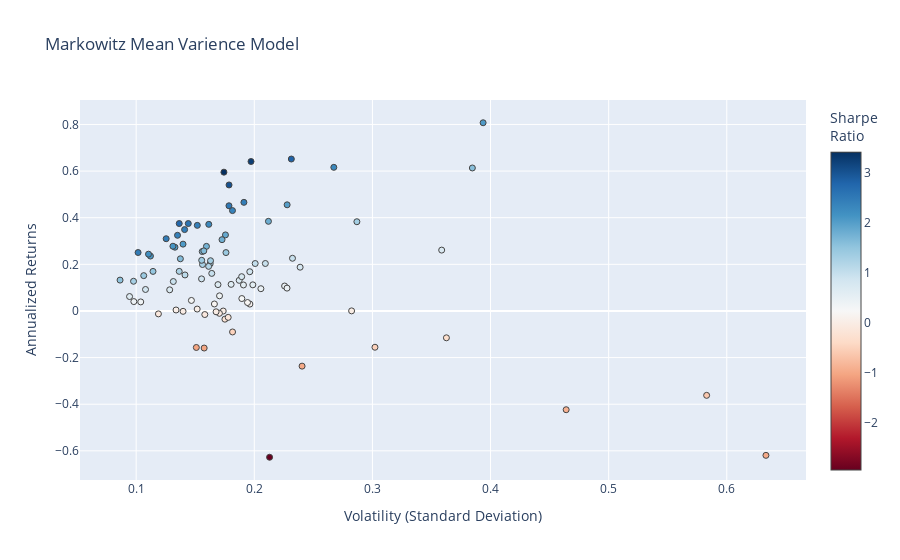

The code cell stored with this chart in its notebook:
### Code cell
hover_texts = [
    f"{ticker} <br>Volatility: {vol:.2f} <br>Returns: {ret:.2%} <br>Sharpe Ratio: {sr:.2f}"
    for ticker, vol, ret, sr in zip(names, volatility, annualized_returns, sharpe_ratios)
]

fig = go.Figure(data=go.Scatter(
    x=volatility, 
    y=annualized_returns, 
    mode='markers',
    hoverinfo='text',
    hovertext=hover_texts,
    marker=dict(color=sharpe_ratios, colorscale = 'RdBu', size=6, line=dict(width=1), colorbar=dict(title="Sharpe<br>Ratio")
    )
))

fig.update_layout(
    title='Markowitz Mean Varience Model',
    xaxis_title='Volatility (Standard Deviation)',
    yaxis_title='Annualized Returns',
)

fig.show()

### Figure 1 — Plotly figure (JSON) as saved in the notebook; plotly's stock layout.template omitted (floating-point values rounded to 4 significant figures)
{"data": [{"hoverinfo": "text", "hovertext": ["MA_Close <br>Volatility: 0.14 <br>Returns: 37.50% <br>Sharpe Ratio: 2.60", "NVDA_Close <br>Volatility: 0.39 <br>Returns: 80.73% <br>Sharpe Ratio: 2.05", "ABBV_Close <br>Volatility: 0.18 <br>Returns: 54.05% <br>Sharpe Ratio: 3.03", "RMD_Close <br>Volatility: 0.20 <br>Returns: 20.34% <br>Sharpe Ratio: 1.01", "GIS_Close <br>Volatility: 0.17 <br>Returns: -0.03% <br>Sharpe Ratio: -0.00", "CAT_Close <br>Volatility: 0.20 <br>Returns: 64.11% <br>Sharpe Ratio: 3.25", "JPM_Close <br>Volatility: 0.16 <br>Returns: 19.92% <br>Sharpe Ratio: 1.28", "MCD_Close <br>Volatility: 0.14 <br>Returns: 37.50% <br>Sharpe Ratio: 2.75", "GILD_Close <br>Volatility: 0.19 <br>Returns: 5.32% <br>Sharpe Ratio: 0.28", "QCOM_Close <br>Volatility: 0.24 <br>Returns: 18.78% <br>Sharpe Ratio: 0.79", "VZ_Close <br>Volatility: 0.17 <br>Returns: 11.30% <br>Sharpe Ratio: 0.67", "NKE_Close <br>Volatility: 0.23 <br>Returns: 10.70% <br>Sharpe Ratio: 0.47", "UNH_Close <br>Volatility: 0.14 <br>Returns: 34.90% <br>Sharpe Ratio: 2.48", "EMR_Close <br>Volatility: 0.16 <br>Returns: 20.27% <br>Sharpe Ratio: 1.25", "K_Close <br>Volatility: 0.18 <br>Returns: -9.01% <br>Sharpe Ratio: -0.50", "CSCO_Close <br>Volatility: 0.16 <br>Returns: 16.11% <br>Sharpe Ratio: 0.98", "VRTX_Close <br>Volatility: 0.38 <br>Returns: 61.33% <br>Sharpe Ratio: 1.59", "ABT_Close <br>Volatility: 0.14 <br>Returns: 28.67% <br>Sharpe Ratio: 2.05", "BMY_Close <br>Volatility: 0.18 <br>Returns: 11.41% <br>Sharpe Ratio: 0.63", "GS_Close <br>Volatility: 0.20 <br>Returns: 2.94% <br>Sharpe Ratio: 0.15", "SO_Close <br>Volatility: 0.12 <br>Returns: -1.26% <br>Sharpe Ratio: -0.11", "HON_Close <br>Volatility: 0.10 <br>Returns: 25.07% <br>Sharpe Ratio: 2.47", "MS_Close <br>Volatility: 0.20 <br>Returns: 16.83% <br>Sharpe Ratio: 0.86", "ORCL_Close <br>Volatility: 0.19 <br>Returns: 13.13% <br>Sharpe Ratio: 0.70", "PFE_Close <br>Volatility: 0.11 <br>Returns: 9.22% <br>Sharpe Ratio: 0.85", "GE_Close <br>Volatility: 0.21 <br>Returns: -62.75% <br>Sharpe Ratio: -2.95", "BA_Close <br>Volatility: 0.17 <br>Returns: 59.54% <br>Sharpe Ratio: 3.42", "LLY_Close <br>Volatility: 0.15 <br>Returns: 4.51% <br>Sharpe Ratio: 0.31", "RTX_Close <br>Volatility: 0.14 <br>Returns: 16.98% <br>Sharpe Ratio: 1.24", "IBM_Close <br>Volatility: 0.16 <br>Returns: -15.90% <br>Sharpe Ratio: -1.01", "WFC_Close <br>Volatility: 0.17 <br>Returns: 6.48% <br>Sharpe Ratio: 0.38", "BABA_Close <br>Volatility: 0.27 <br>Returns: 61.61% <br>Sharpe Ratio: 2.30", "MSFT_Close <br>Volatility: 0.15 <br>Returns: 36.72% <br>Sharpe Ratio: 2.42", "CPB_Close <br>Volatility: 0.24 <br>Returns: -23.67% <br>Sharpe Ratio: -0.98", "BIIB_Close <br>Volatility: 0.23 <br>Returns: 9.80% <br>Sharpe Ratio: 0.43", "V_Close <br>Volatility: 0.13 <br>Returns: 30.98% <br>Sharpe Ratio: 2.47", "HD_Close <br>Volatility: 0.14 <br>Returns: 32.45% <br>Sharpe Ratio: 2.40", "BAC_Close <br>Volatility: 0.21 <br>Returns: 20.36% <br>Sharpe Ratio: 0.97", "GOOG_Close <br>Volatility: 0.16 <br>Returns: 27.71% <br>Sharpe Ratio: 1.74", "SYK_Close <br>Volatility: 0.16 <br>Returns: 21.73% <br>Sharpe Ratio: 1.40", "PEP_Close <br>Volatility: 0.10 <br>Returns: 12.73% <br>Sharpe Ratio: 1.30", "SAP_Close <br>Volatility: 0.14 <br>Returns: 22.38% <br>Sharpe Ratio: 1.63", "NFLX_Close <br>Volatility: 0.29 <br>Returns: 38.28% <br>Sharpe Ratio: 1.33", "AAPL_Close <br>Volatility: 0.18 <br>Returns: 25.04% <br>Sharpe Ratio: 1.42", "SRE_Close <br>Volatility: 0.13 <br>Returns: 0.42% <br>Sharpe Ratio: 0.03", "PYPL_Close <br>Volatility: 0.23 <br>Returns: 65.17% <br>Sharpe Ratio: 2.82", "KR_Close <br>Volatility: 0.36 <br>Returns: -11.51% <br>Sharpe Ratio: -0.32", "TMO_Close <br>Volatility: 0.16 <br>Returns: 21.55% <br>Sharpe Ratio: 1.32", "TXN_Close <br>Volatility: 0.16 <br>Returns: 37.14% <br>Sharpe Ratio: 2.30", "DUK_Close <br>Volatility: 0.09 <br>Returns: 6.18% <br>Sharpe Ratio: 0.66", "CRM_Close <br>Volatility: 0.16 <br>Returns: 25.48% <br>Sharpe Ratio: 1.63", "REGN_Close <br>Volatility: 0.28 <br>Returns: 0.03% <br>Sharpe Ratio: 0.00", "CVX_Close <br>Volatility: 0.14 <br>Returns: 15.44% <br>Sharpe Ratio: 1.09", "T_Close <br>Volatility: 0.18 <br>Returns: -3.53% <br>Sharpe Ratio: -0.20", "GOOGL_Close <br>Volatility: 0.16 <br>Returns: 25.77% <br>Sharpe Ratio: 1.64", "MRK_Close <br>Volatility: 0.15 <br>Returns: -15.66% <br>Sharpe Ratio: -1.04", "KO_Close <br>Volatility: 0.09 <br>Returns: 13.24% <br>Sharpe Ratio: 1.53", "CMCSA_Close <br>Volatility: 0.21 <br>Returns: 9.55% <br>Sharpe Ratio: 0.46", "AEP_Close <br>Volatility: 0.11 <br>Returns: 15.15% <br>Sharpe Ratio: 1.42", "ISRG_Close <br>Volatility: 0.19 <br>Returns: 46.59% <br>Sharpe Ratio: 2.44", "EW_Close <br>Volatility: 0.23 <br>Returns: 22.60% <br>Sharpe Ratio: 0.97", "ZBH_Close <br>Volatility: 0.19 <br>Returns: 3.62% <br>Sharpe Ratio: 0.19", "DE_Close <br>Volatility: 0.18 <br>Returns: 45.12% <br>Sharpe Ratio: 2.53", "BTI_Close <br>Volatility: 0.19 <br>Returns: 11.15% <br>Sharpe Ratio: 0.58", "BSX_Close <br>Volatility: 0.17 <br>Returns: -1.01% <br>Sharpe Ratio: -0.06", "PM_Close <br>Volatility: 0.14 <br>Returns: -0.16% <br>Sharpe Ratio: -0.01", "AMGN_Close <br>Volatility: 0.17 <br>Returns: -0.36% <br>Sharpe Ratio: -0.02", "UA_Close <br>Volatility: 0.46 <br>Returns: -42.37% <br>Sharpe Ratio: -0.91", "JNJ_Close <br>Volatility: 0.11 <br>Returns: 16.97% <br>Sharpe Ratio: 1.49", "PG_Close <br>Volatility: 0.10 <br>Returns: 4.02% <br>Sharpe Ratio: 0.41", "SYY_Close <br>Volatility: 0.16 <br>Returns: 19.12% <br>Sharpe Ratio: 1.19", "INTC_Close <br>Volatility: 0.18 <br>Returns: 32.63% <br>Sharpe Ratio: 1.86", "META_Close <br>Volatility: 0.17 <br>Returns: 30.58% <br>Sharpe Ratio: 1.77", "ETN_Close <br>Volatility: 0.16 <br>Returns: 13.76% <br>Sharpe Ratio: 0.89", "GM_Close <br>Volatility: 0.19 <br>Returns: 14.71% <br>Sharpe Ratio: 0.78", "ADBE_Close <br>Volatility: 0.23 <br>Returns: 45.54% <br>Sharpe Ratio: 2.00", "ACN_Close <br>Volatility: 0.13 <br>Returns: 27.35% <br>Sharpe Ratio: 2.06", "RDY_Close <br>Volatility: 0.30 <br>Returns: -15.56% <br>Sharpe Ratio: -0.52", "DIS_Close <br>Volatility: 0.16 <br>Returns: -1.54% <br>Sharpe Ratio: -0.10", "SNAP_Close <br>Volatility: 0.63 <br>Returns: -61.94% <br>Sharpe Ratio: -0.98", "AMZN_Close <br>Volatility: 0.21 <br>Returns: 38.44% <br>Sharpe Ratio: 1.81", "MMM_Close <br>Volatility: 0.13 <br>Returns: 27.77% <br>Sharpe Ratio: 2.12", "DHR_Close <br>Volatility: 0.13 <br>Returns: 9.07% <br>Sharpe Ratio: 0.71", "MO_Close <br>Volatility: 0.18 <br>Returns: -2.75% <br>Sharpe Ratio: -0.15", "MDT_Close <br>Volatility: 0.15 <br>Returns: 0.82% <br>Sharpe Ratio: 0.05", "F_Close <br>Volatility: 0.17 <br>Returns: 3.00% <br>Sharpe Ratio: 0.18", "NEE_Close <br>Volatility: 0.11 <br>Returns: 23.55% <br>Sharpe Ratio: 2.10", "TSLA_Close <br>Volatility: 0.36 <br>Returns: 26.10% <br>Sharpe Ratio: 0.73", "XOM_Close <br>Volatility: 0.10 <br>Returns: 3.88% <br>Sharpe Ratio: 0.37", "EXC_Close <br>Volatility: 0.13 <br>Returns: 12.63% <br>Sharpe Ratio: 0.96", "LMT_Close <br>Volatility: 0.11 <br>Returns: 24.36% <br>Sharpe Ratio: 2.21", "WMT_Close <br>Volatility: 0.18 <br>Returns: 43.06% <br>Sharpe Ratio: 2.37", "COST_Close <br>Volatility: 0.20 <br>Returns: 11.21% <br>Sharpe Ratio: 0.56", "AMD_Close <br>Volatility: 0.58 <br>Returns: -36.20% <br>Sharpe Ratio: -0.62"], "marker": {"color": [2.602, 2.051, 3.026, 1.013, -0.001731, 3.25, 1.276, 2.748, 0.2808, 0.7863, 0.6676, 0.4739, 2.475, 1.246, -0.496, 0.9824, 1.595, 2.053, 0.6326, 0.15, -0.1059, 2.467, 0.8579, 0.7015, 0.8542, -2.947, 3.416, 0.3075, 1.244, -1.009, 0.3801, 2.305, 2.419, -0.9843, 0.4303, 2.471, 2.404, 0.9725, 1.737, 1.398, 1.302, 1.628, 1.334, 1.423, 0.03112, 2.817, -0.3175, 1.323, 2.3, 0.655, 1.634, 0.001131, 1.093, -0.2013, 1.638, -1.038, 1.533, 0.4645, 1.424, 2.436, 0.9728, 0.1862, 2.527, 0.5845, -0.05938, -0.01179, -0.02118, -0.913, 1.485, 0.4104, 1.185, 1.858, 1.771, 0.8859, 0.7768, 1.999, 2.059, -0.515, -0.09731, -0.9782, 1.813, 2.118, 0.7062, -0.1544, 0.0541, 0.1803, 2.101, 0.7279, 0.3735, 0.9605, 2.206, 2.372, 0.5638, -0.621], "colorbar": {"title": {"text": "Sharpe<br>Ratio"}}, "colorscale": [[0, "rgb(103,0,31)"], [0.1, "rgb(178,24,43)"], [0.2, "rgb(214,96,77)"], [0.3, "rgb(244,165,130)"], [0.4, "rgb(253,219,199)"], [0.5, "rgb(247,247,247)"], [0.6, "rgb(209,229,240)"], [0.7, "rgb(146,197,222)"], [0.8, "rgb(67,147,195)"], [0.9, "rgb(33,102,172)"], [1, "rgb(5,48,97)"]], "line": {"width": 1}, "size": 6}, "mode": "markers", "type": "scatter", "x": [0.1441, 0.3937, 0.1786, 0.2008, 0.1737, 0.1972, 0.1562, 0.1365, 0.1895, 0.2388, 0.1693, 0.2257, 0.141, 0.1627, 0.1816, 0.164, 0.3846, 0.1397, 0.1804, 0.1963, 0.1188, 0.1016, 0.1962, 0.1872, 0.1079, 0.213, 0.1743, 0.1468, 0.1365, 0.1576, 0.1706, 0.2673, 0.1518, 0.2404, 0.2277, 0.1254, 0.135, 0.2094, 0.1595, 0.1555, 0.09778, 0.1374, 0.2869, 0.176, 0.1338, 0.2314, 0.3627, 0.163, 0.1615, 0.09441, 0.1559, 0.2824, 0.1413, 0.1751, 0.1573, 0.1509, 0.08636, 0.2056, 0.1064, 0.1912, 0.2323, 0.1943, 0.1786, 0.1908, 0.1705, 0.1397, 0.1677, 0.464, 0.1143, 0.09803, 0.1614, 0.1756, 0.1727, 0.1554, 0.1893, 0.2278, 0.1328, 0.3022, 0.1581, 0.6332, 0.212, 0.1311, 0.1284, 0.1779, 0.1517, 0.1662, 0.1121, 0.3586, 0.1039, 0.1315, 0.1104, 0.1815, 0.1988, 0.5829], "y": [0.375, 0.8073, 0.5405, 0.2034, -0.0003007, 0.6411, 0.1992, 0.375, 0.05321, 0.1878, 0.113, 0.107, 0.349, 0.2027, -0.09007, 0.1611, 0.6133, 0.2867, 0.1141, 0.02945, -0.01259, 0.2507, 0.1683, 0.1313, 0.09217, -0.6275, 0.5954, 0.04513, 0.1698, -0.159, 0.06484, 0.6161, 0.3672, -0.2367, 0.09799, 0.3098, 0.3245, 0.2036, 0.2771, 0.2173, 0.1273, 0.2238, 0.3828, 0.2504, 0.004162, 0.6517, -0.1151, 0.2155, 0.3714, 0.06184, 0.2548, 0.0003193, 0.1544, -0.03526, 0.2577, -0.1566, 0.1324, 0.09549, 0.1515, 0.4659, 0.226, 0.03617, 0.4512, 0.1115, -0.01012, -0.001647, -0.003551, -0.4237, 0.1697, 0.04023, 0.1912, 0.3263, 0.3058, 0.1376, 0.1471, 0.4554, 0.2735, -0.1556, -0.01539, -0.6194, 0.3844, 0.2777, 0.09067, -0.02746, 0.008205, 0.02996, 0.2355, 0.261, 0.0388, 0.1263, 0.2436, 0.4306, 0.1121, -0.362]}], "layout": {"title": {"text": "Markowitz Mean Varience Model"}, "xaxis": {"title": {"text": "Volatility (Standard Deviation)"}}, "yaxis": {"title": {"text": "Annualized Returns"}}}}
